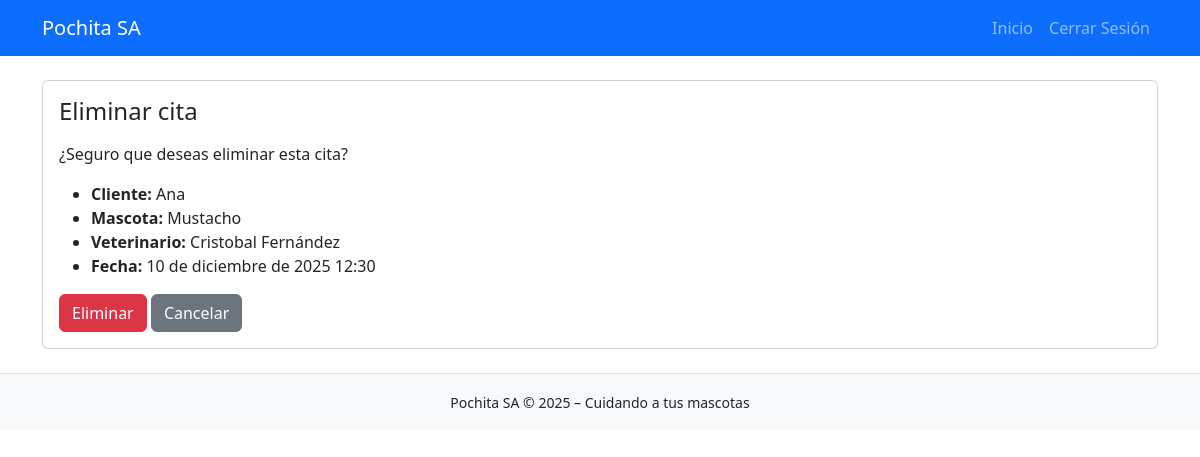
/horarios/eliminar/15/ (signed in), run on the app's committed database.
### horarios/models.py (models this page shows, shortened)
class Cita(models.Model):
    fecha = models.DateField(verbose_name="Fecha agendada")
    hora_inicial = models.IntegerField(verbose_name="Bloque inicial de cita")
    estado = models.CharField(max_length=9, choices=ESTADOS_DE_CITA, verbose_name="Estado")
    veterinario = models.ForeignKey(Veterinario, on_delete=models.CASCADE, verbose_name="Veterinario asignado")
    ficha_cliente = models.ForeignKey(FichaMascota, on_delete=models.CASCADE, verbose_name="Ficha Cliente")
    updated = models.DateTimeField(auto_now=True, verbose_name="Última vez actualizado")
    def bloques_a_tiempo(self, bloque):
        inicio_horario = datetime(self.fecha.year, self.fecha.month, self.fecha.day, 8, 0, 0, 0)
        result = inicio_horario + timedelta(minutes=(bloque - 1) * 30)
        return result.strftime('%H:%M')
    @property
    def hora_inicial_a_tiempo(self):
        return self.bloques_a_tiempo(self.hora_inicial)

### fichas_mascota/models.py (models this page shows, shortened)
class FichaMascota(models.Model):
    cliente = models.CharField(max_length=90, verbose_name="Nombre del dueño")
    mascota = models.CharField(max_length=30, verbose_name="Nombre de la mascota")
    especie = models.CharField(max_length=40, verbose_name="Especie de la mascota")
    edad = models.IntegerField(verbose_name="Edad de la mascota")
    peso = models.IntegerField(verbose_name="Peso de la mascota")
    vacunas = models.TextField(max_length=60, verbose_name="Descripción de vacunas")
    tratamientos_apli = models.TextField(max_length=200, verbose_name="Tratamientos aplicados")
    tratamientos_sig = models.TextField(max_length=100, verbose_name="Siguiente tratamiento por aplicar")
    telefono = models.CharField(max_length=15, verbose_name="Teléfono de contacto")
    created = models.DateTimeField(auto_now_add=True, verbose_name="Fecha creación")
    updated = models.DateTimeField(auto_now=True, verbose_name="Última vez actualizado")

### veterinarios/models.py (models this page shows, shortened)
class Veterinario(models.Model):
    nombre = models.CharField(max_length=120, verbose_name="Nombre de Veterinario")
    usuario = models.ForeignKey(User, on_delete=models.CASCADE, verbose_name="Cuenta de usuario")
    created = models.DateTimeField(auto_now_add=True, verbose_name="Fecha de registro")

### horarios/views.py (the view, shortened to what this page needs)
# urls.py: path('eliminar/<int:cita_id>/', views.eliminar_cita, name="eliminar_cita"),
@login_required
def eliminar_cita(req, cita_id):
    cita = get_object_or_404(Cita, id=cita_id)
    if req.user.id != cita.veterinario.usuario.id or cita.estado == "cancelado": return redirect("restringido")
    return render(req, 'horarios/eliminar_confirmacion.html', {'cita': cita})

### core/processors.py (called while the page is built)
def ctx_dict(req):
    ctx = {
        "NOMBRE_PAGINA": "Pochita S.A",
        "LINK_GITHUB": "https://github.com/FrappuccinoIc/pochita_sa"
    }
    return ctx

### horarios/templates/horarios/eliminar_confirmacion.html (shortened to what this page needs)
{% extends 'core/base.html' %}
{% block content %}
<div class="card mt-4">
    <div class="card-body">
        <h4 class="mb-3">Eliminar cita</h4>
        <p>¿Seguro que deseas eliminar esta cita?</p>
        <ul>
            <li><strong>Cliente:</strong> {{ cita.ficha_cliente.cliente }}</li>
            <li><strong>Mascota:</strong> {{ cita.ficha_cliente.mascota }}</li>
            <li><strong>Veterinario:</strong> {{ cita.veterinario.nombre }}</li>
            <li><strong>Fecha:</strong> {{ cita.fecha }} {{ cita.hora_inicial_a_tiempo }}</li>
        </ul>
        <form method="POST">
            <button class="btn btn-danger">Eliminar</button>
            <a href="{% url 'horarios' %}" class="btn btn-secondary">Cancelar</a>
        </form>
    </div>
</div>
{% endblock %}

### data on the page
Cita: ficha_cliente.cliente "Ana", ficha_cliente.mascota "Mustacho", veterinario.nombre "Cristobal Fernández", fecha "10 de diciembre de 2025", hora_inicial_a_tiempo "12:30"
